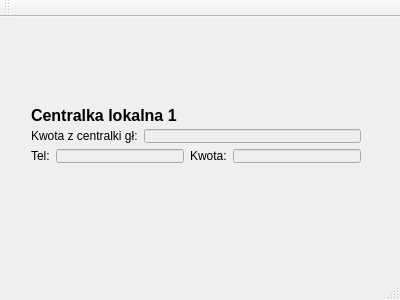
<?xml version="1.0" encoding="UTF-8"?>
<ui version="4.0">
 <class>MainWindow</class>
 <widget class="QMainWindow" name="MainWindow">
  <property name="geometry">
   <rect>
    <x>0</x>
    <y>0</y>
    <width>400</width>
    <height>300</height>
   </rect>
  </property>
  <property name="windowTitle">
   <string>MainWindow</string>
  </property>
  <widget class="QWidget" name="centralWidget">
   <widget class="QWidget" name="layoutWidget">
    <property name="geometry">
     <rect>
      <x>20</x>
      <y>80</y>
      <width>352</width>
      <height>77</height>
     </rect>
    </property>
    <layout class="QVBoxLayout" name="verticalLayout">
     <item>
      <widget class="QLabel" name="label">
       <property name="font">
        <font>
         <pointsize>12</pointsize>
         <weight>75</weight>
         <bold>true</bold>
        </font>
       </property>
       <property name="text">
        <string>Centralka lokalna 1</string>
       </property>
      </widget>
     </item>
     <item>
      <layout class="QHBoxLayout" name="horizontalLayout">
       <item>
        <widget class="QLabel" name="label_2">
         <property name="text">
          <string>Kwota z centralki gł:</string>
         </property>
        </widget>
       </item>
       <item>
        <widget class="QLineEdit" name="lineEdit">
         <property name="enabled">
          <bool>false</bool>
         </property>
        </widget>
       </item>
      </layout>
     </item>
     <item>
      <layout class="QHBoxLayout" name="horizontalLayout_2">
       <item>
        <widget class="QLabel" name="label_3">
         <property name="text">
          <string>Tel:</string>
         </property>
        </widget>
       </item>
       <item>
        <widget class="QLineEdit" name="lineEdit_2">
         <property name="enabled">
          <bool>false</bool>
         </property>
        </widget>
       </item>
       <item>
        <widget class="QLabel" name="label_4">
         <property name="text">
          <string>Kwota:</string>
         </property>
        </widget>
       </item>
       <item>
        <widget class="QLineEdit" name="lineEdit_3">
         <property name="enabled">
          <bool>false</bool>
         </property>
        </widget>
       </item>
      </layout>
     </item>
    </layout>
   </widget>
  </widget>
  <widget class="QMenuBar" name="menuBar">
   <property name="geometry">
    <rect>
     <x>0</x>
     <y>0</y>
     <width>400</width>
     <height>21</height>
    </rect>
   </property>
  </widget>
  <widget class="QToolBar" name="mainToolBar">
   <attribute name="toolBarArea">
    <enum>TopToolBarArea</enum>
   </attribute>
   <attribute name="toolBarBreak">
    <bool>false</bool>
   </attribute>
  </widget>
  <widget class="QStatusBar" name="statusBar"/>
 </widget>
 <layoutdefault spacing="6" margin="11"/>
 <resources/>
 <connections/>
</ui>
